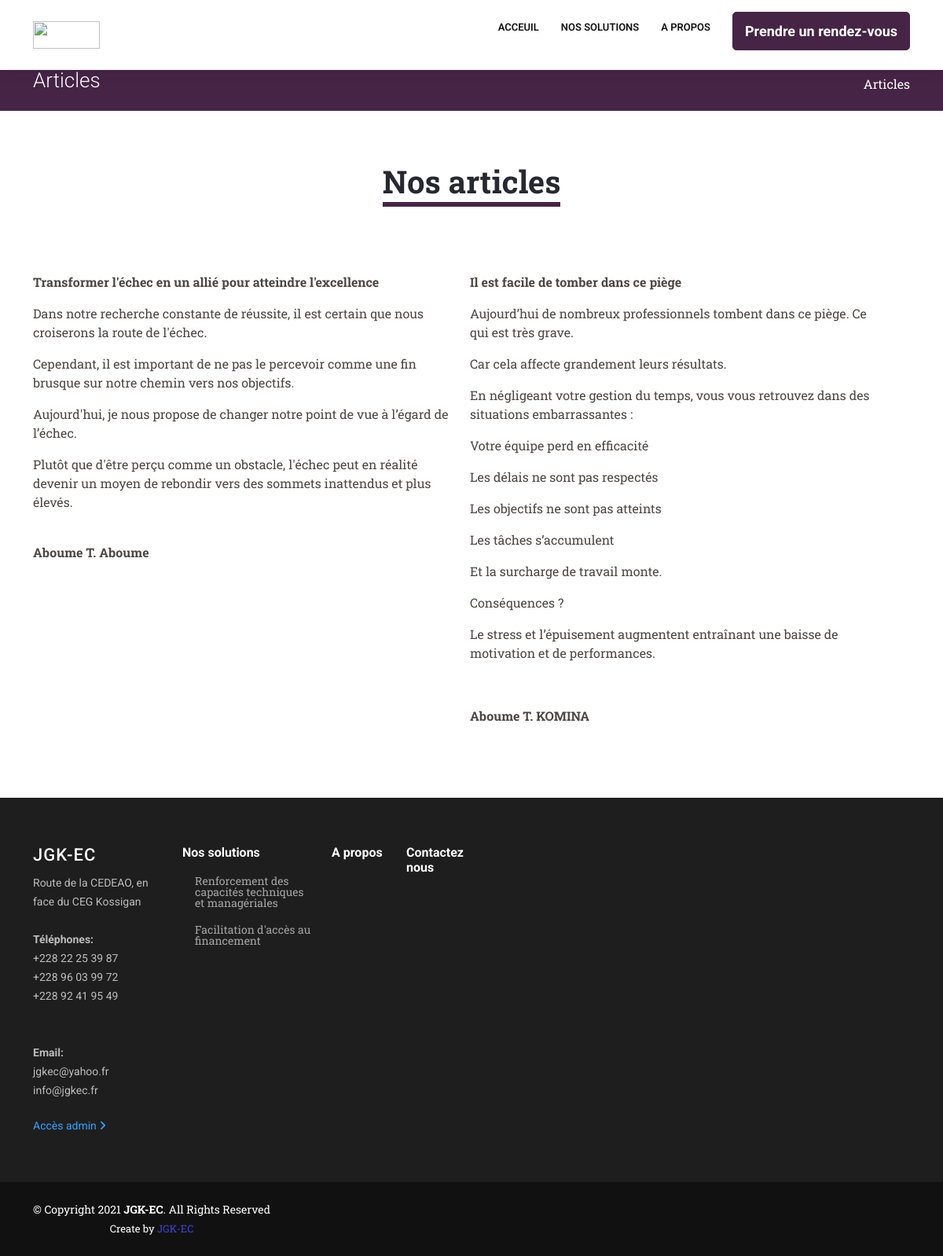
The app's page /article/ with its own data.
### cabinet/models.py (models this page shows)
class Mission(models.Model):
    label = models.CharField(max_length=255, null=True, blank=True, default="Mission")
    titre = models.CharField(max_length=255, null=True, blank=True)
    libellemission = models.TextField(verbose_name="Libellé mission", null=True, blank=True)
    image = models.ImageField(blank=True, null=True, upload_to="missions/")
    productivite = models.TextField(verbose_name="Libellé productivite", null=True, blank=True)
    detailproductivite = models.TextField(verbose_name="Texte sous productivite", null=True, blank=True)
    notreexpertise = models.TextField(verbose_name="Notre expertise", null=True, blank=True)
    voirplus = models.CharField(max_length=255, null=True, blank=True)
    solution = models.TextField(verbose_name="Découvrez nos solutions", null=True, blank=True)
    valeur = models.TextField(verbose_name="Nos valeurs", null=True, blank=True)
    mot_du_dg = models.TextField(verbose_name="Mot du directeur", null=True, blank=True)
    niveau_performance = models.TextField(verbose_name="Niveau et performance de vos équipes", null=True, blank=True)
    mot_des_clients = models.TextField(verbose_name="Mot des clients", null=True, blank=True)
    date = models.DateTimeField(auto_now_add=True, null=True)

class Article(models.Model):
    titre = models.TextField(verbose_name="Titre", null=True, blank=False)
    texte = models.TextField(verbose_name="Texte", null=True, blank=False)
    image = models.ImageField(blank=True, null=True, upload_to="articles/")
    date = models.DateTimeField(null=True, auto_now_add=True, blank=True)
    vues = models.IntegerField(null=True, default=0)
    archive = models.BooleanField(default=False)

class Footer(models.Model):
    label = models.CharField(max_length=255, null=True, blank=True, default="Footer")
    jgkec = models.CharField(max_length=255, null=True, blank=True)
    tel = models.ManyToManyField(Tel, null=True, blank=True)
    mail = models.ManyToManyField(Email, null=True, blank=True,
                                  help_text="Pour selectionner plusieurs, appuyer sur la touche ctrl")
    date = models.DateTimeField(auto_now_add=True, null=True)

class Tel(models.Model):
    label = models.CharField(max_length=255, null=True, blank=True, default="Tel")
    tel = models.CharField(max_length=255, null=True, blank=True)
    date = models.DateTimeField(auto_now_add=True, null=True)
    archive = models.BooleanField(default=False)
    def __str__(self):
        return self.tel

class Email(models.Model):
    label = models.CharField(max_length=255, null=True, blank=True, default="mail")
    mail = models.CharField(max_length=255, null=True, blank=True)
    date = models.DateTimeField(auto_now_add=True, null=True)
    archive = models.BooleanField(default=False)
    def __str__(self):
        return self.mail

### cabinet/views.py (the view)
# urls.py: path('article/', article, name="article"),
def article(request):
    activites_count = Activite.objects.filter(archive=False).order_by('-date').count()
    articles_count = Article.objects.filter(archive=False).order_by('-date').count()
    articles = Article.objects.filter(archive=False).order_by('-date')
    footer = Footer.objects.filter(label="Footer")
    mission = Mission.objects.get(label="Mission")
    context = {
        "articles": articles,
        "articles_count": articles_count,
        "activites_count": activites_count,
        "footer": footer,
        "mission": mission,
    }
    return render(request, 'article/article.html', context)

### cabinet/templates/article/article.html (shortened to what this page needs)
{% extends "base.html" %}
{% load static %}
{% block main %}
  <main id="main">
    <section id="breadcrumbs" style="background-color:#462446" class="breadcrumbs">
      <div class="container">
        <div class="d-flex justify-content-between align-items-center">
          <h2>Articles</h2>
          <ol>
              <li><a href="{% url 'sondage' %}">Articles</a></li>
          </ol>
        </div>
      </div>
    </section>
    <section>
      <div class="container" data-aos="fade-up" style="margin-bottom:-50px">
          <div class="row justify-content-evenly">
              <div class="col-2"></div>
              <div class="col-lg-8 col-12">
                <div style="text-align:center;">
                    <span style="font-weight:700;font-size:40px;color:#282830;border-bottom:6px solid #462446">Nos articles</span>
                </div>
              </div>
              <div class="col-2"></div>
          </div>
      </div>
    </section>
      <section>
          <div class="container" data-aos="fade-up">
              <div class="row mr-3 mb-3 justify-content-evenly">
                  {% for article in articles %}
                  <div class="col-lg-6 col-12 ">
                      <p style="color:#282830;font-size:18px;font-weight:700" class="text-justify">
                          {{article.titre|safe}}
                      </p>
                      <p class="text-justify">
                          {{article.texte|safe}}
                      </p>
                  </div>
                  {% endfor %}
              </div>
          </div>
      </section>
  </main>
{% endblock %}

### cabinet/templates/base.html (shortened to what this page needs)
{% load static %}
<!DOCTYPE html>
<html lang="fr">
<head>
  <link href="{% static 'cabinet/assets/vendor/bootstrap/css/bootstrap.min.css' %}" rel="stylesheet">
  <link href="{% static 'cabinet/assets/vendor/icofont/icofont.min.css' %}" rel="stylesheet">
  <link href="{% static 'cabinet/assets/vendor/boxicons/css/boxicons.min.css' %}" rel="stylesheet">
  <link href="{% static 'cabinet/assets/vendor/animate.css/animate.min.css' %}" rel="stylesheet">
  <link href="{% static 'cabinet/assets/vendor/venobox/venobox.css' %}" rel="stylesheet">
  <link href="{% static 'cabinet/assets/vendor/owl.carousel/assets/owl.carousel.min.css' %}" rel="stylesheet">
  <link href="{% static 'cabinet/assets/vendor/aos/aos.css' %}" rel="stylesheet">
  <link href="{% static 'cabinet/assets/vendor/remixicon/remixicon.css' %}" rel="stylesheet">
  <link rel="stylesheet" href="https://cdn.jsdelivr.net/npm/bootstrap@5.3.0-alpha1/dist/css/bootstrap.min.css">
  <link href="{% static 'cabinet/assets/css/style.css' %}" rel="stylesheet">
</head>
<body style="font-family: 'Roboto Slab', serif;">
  {% block header %}
  <header id="header" class="fixed-top">
    <div class="container d-flex align-items-center">
      <img class="logo mr-auto"
           style="width:85px;height:35px;img-fit : cover;"
           src="{% static 'cabinet/assets/img/jgk.jpg' %}"
           alt="">
      <nav class="nav-menu d-none d-lg-block">
        <ul>
          <li class="{% block active_acceuil %}{% endblock %}"><a href="{% url 'acceuil' %}">Acceuil</a></li>
          <li class="{% block active_nosolutions %}{% endblock %}"><a href="{% url 'solution' %}">Nos solutions</a></li>
          <li class="{% block active_apropos %}{% endblock %}"><a style="margin-bottom:10px" href="{% url 'apropos' %}">A propos</a></li>
          <li class="{% block active_contacteznous %}{% endblock %}">
            <a href="{% url 'contacteznous' %}" style="text-transform:none;background-color:#462446;border:1px solid #462446;color:#fff;font-size:18px;padding: 10px 15px;border-radius:5px;margin-top:-10px;font-weight:700">
              {{ mission.voirplus }}
            </a>
          </li>
        </ul>
      </nav>
    </div>
  </header>
  {% endblock %}
  {% block main %}{% endblock %}
  {% block footer%}
  <footer id="footer">
    <div class="footer-top">
      <div class="container">
        <div class="row">
          <div class="col-lg-2 col-md-6 footer-contact">
            <h3>JGK-EC</h3>
            {% for foot in footer %}
            <p>
              {{foot.jgkec}}<br><br>
              <strong id="contact">Téléphones: <br></strong>
              {% for tel in foot.tel.all %}
              {{tel}}<br>
              {% endfor %}
              <br><br>
              <strong>Email:</strong><br>
              {% for email in foot.mail.all %}
              {{email}}<br>
              {% endfor %}
            </p>
            <br>
            <p>
              <a style="color:#31A3FF" href="{% url 'dashboard' %}">
                Accès admin
                <i class="fa fa-angle-right"></i>
              </a>
            </p>
            {% endfor %}
          </div>
          <div class="col-lg-2 col-md-6 footer-links">
            <h4>Nos solutions</h4>
            <ul>
              <li><i class="bx bx-chevron-right"></i> <a href="#">Renforcement des capacités techniques et managériales</a></li>
              <li><i class="bx bx-chevron-right"></i> <a href="#">Facilitation d'accès au financement</a></li>
            </ul>
          </div>
          <div class="col-lg-1 col-md-6 footer-links">
            <h4>A propos</h4>
          </div>
          <div class="col-lg-1 col-md-6 footer-links">
            <h4>Contactez nous</h4>
          </div>
        </div>
      </div>
    </div>
    <div class="container d-md-flex py-4">
      <div class="mr-md-auto text-center text-md-left">
        <div class="copyright">
          &copy; Copyright 2021 <strong><span>JGK-EC</span></strong>. All Rights Reserved
        </div>
        <div class="credits">
          Create by <a href="http://jgkec.com/">JGK-EC</a>
        </div>
      </div>
    </div>
  </footer>
  {% endblock %}
</body>
</html>

### cabinet/static/cabinet/assets/css/style.css (style rules this page uses)
body { font-family: "Open Sans", sans-serif; color: #4d4643; }
a { color: #3f48cc; }
h1, h2, h3, h4, h5, h6 { font-family: "Roboto", sans-serif; }
#header { background: #fff; transition: all 0.5s; z-index: 997; padding: 15px 0; box-shadow: 0px 2px 15px rgba(0, 0, 0, 0.1); }
#header .logo { font-size: 28px; margin: 0; padding: 0; line-height: 1; font-weight: 700; letter-spacing: 0.5px; text-transform: uppercase; }
.nav-menu ul { margin: 0; padding: 0; list-style: none; }
.nav-menu > ul { display: flex; }
.nav-menu > ul > li { position: relative; white-space: nowrap; padding: 10px 0 10px 28px; }
.nav-menu a { display: block; position: relative; color: #111; transition: 0.3s; font-size: 13px; text-transform: uppercase; font-weight: 600; font-family: "Roboto", sans-serif; }
section { padding: 60px 0; overflow: hidden; }
.breadcrumbs { padding: 15px 0; background: #3f48cc; min-height: 40px; margin-top: 72px; }
.breadcrumbs h2 { font-size: 26px; font-weight: 300; color: #fff; }
.breadcrumbs ol { display: flex; flex-wrap: wrap; list-style: none; padding: 0; margin: 0; color: #fff; }
.breadcrumbs ol a { color: #fff; }
#footer { color: #fff; font-size: 14px; background: #111; }
#footer .footer-top { padding: 60px 0 30px 0; background: #1e1e1e; }
#footer .footer-top .footer-contact { margin-bottom: 30px; }
#footer .footer-top .footer-contact h3 { font-size: 22px; margin: 0 0 10px 0; padding: 2px 0 2px 0; line-height: 1; font-weight: 500; letter-spacing: 1px; text-transform: uppercase; color: #fff; }
#footer .footer-top .footer-contact p { font-size: 14px; line-height: 24px; margin-bottom: 0; font-family: "Roboto", sans-serif; color: rgba(255, 255, 255, 0.7); }
#footer .footer-top h4 { font-size: 16px; font-weight: bold; color: #fff; position: relative; padding-bottom: 12px; }
#footer .footer-top .footer-links { margin-bottom: 30px; }
#footer .footer-top .footer-links ul { list-style: none; padding: 0; margin: 0; }
#footer .footer-top .footer-links ul i { padding-right: 2px; color: #00a8f3; font-size: 18px; line-height: 1; }
#footer .footer-top .footer-links ul li { padding: 10px 0; display: flex; align-items: center; }
#footer .footer-top .footer-links ul li:first-child { padding-top: 0; }
#footer .footer-top .footer-links ul a { color: rgba(255, 255, 255, 0.6); transition: 0.3s; display: inline-block; line-height: 1; }
#footer .credits { padding-top: 5px; font-size: 13px; color: #fff; }

### cabinet/templates/base.html (style rules this page uses)
a { text-decoration:none; }

### records on screen
Mission: voirplus "Prendre un rendez-vous"
Article: titre "Transformer l'échec en un allié pour atteindre l'excellence", texte "Dans notre recherche constante de réussite, il est certain que nous croiserons la route de l'échec. Cependant, il est important de ne pas le percevoir comme une fin brusque sur notre chemin vers nos objectifs. Aujourd'hui, je nous propose de changer notre point de vue à l’égard de l’échec. Plutôt que d'être perçu comme un obstacle, l'échec peut en réalité devenir un moyen de rebondir vers des sommets inattendus et plus élevés. Aboume T. Aboume"
Article: titre "Il est facile de tomber dans ce piège", texte "Aujourd’hui de nombreux professionnels tombent dans ce piège. Ce qui est très grave. Car cela affecte grandement leurs résultats. En négligeant votre gestion du temps, vous vous retrouvez dans des situations embarrassantes : Votre équipe perd en efficacité Les délais ne sont pas respectés Les objectifs ne sont pas atteints Les tâches s’accumulent Et la surcharge de travail monte. Conséquences ? Le stress et l’épuisement augmentent entraînant une baisse de motivation et de performances. Aboume T. KOMINA"
Footer: jgkec "Route de la CEDEAO, en face du CEG Kossigan"
Tel: tel "+228 22 25 39 87"
Tel: tel "+228 96 03 99 72"
Tel: tel "+228 92 41 95 49"
Email: mail "jgkec@yahoo.fr"
Email: mail "info@jgkec.fr"
